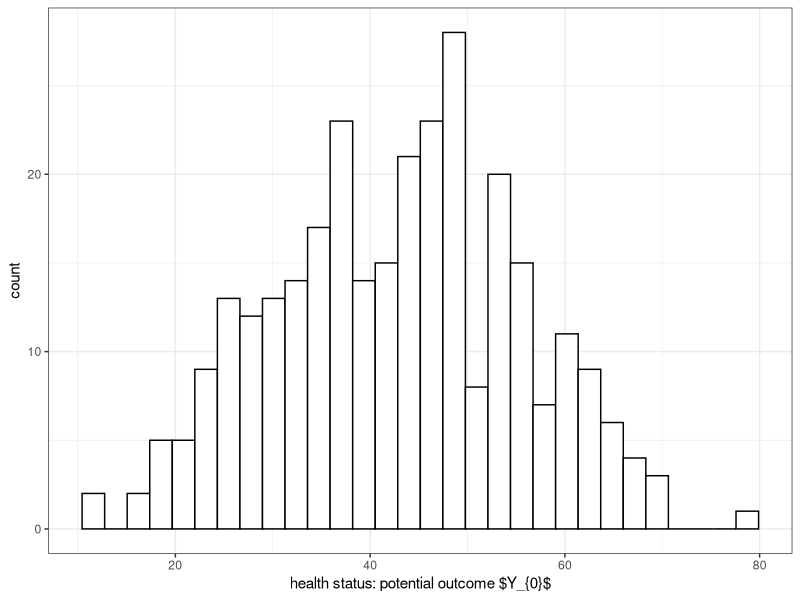
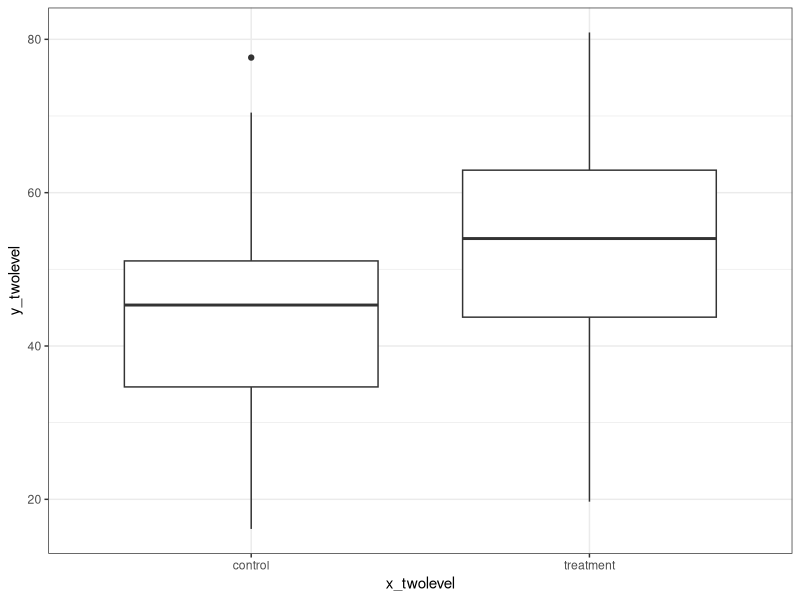
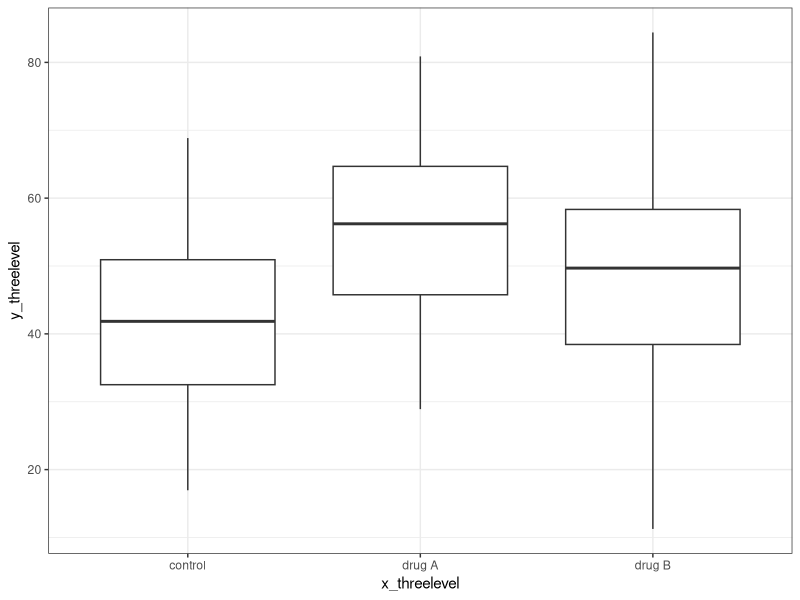

The R source for these figures, in order:
## ---- chunk 1

knitr::opts_chunk$set(echo = FALSE, warning = FALSE, message = FALSE)
options(digits = 2)

## ---- chunk 2

rm(list = ls())
set.seed(123)

## ---- chunk 3

# generate age, and age levels
age_c <- runif(n = 300, min = 30, max = 80)
age_f <- ifelse(age_c <= 45, "30 ~ 45", ifelse(age_c <= 65,
                "45 ~ 65", "65 ~ 80")) |>
  factor(levels = c("30 ~ 45", "45 ~ 65", "65 ~ 80"))
# generate gender levels
gender <- sample(x = c("male", "female"), size = 300,
                replace = TRUE, prob = c(0.5, 0.5)) |>
  factor(levels = c("male", "female"))
# generate health status
y <- 40 - 0.5 * (age_c - 55) + 5 * (gender == "female") +
    rnorm(n = 300, mean = 0, sd = 10)
# combine as a data frame
dat <- data.frame(y = y, age_c = age_c, age_f = age_f,
                  gender = gender)

## ---- chunk 4

# display the health status
suppressMessages(library(ggplot2))
ggplot(dat, aes(x = y)) + geom_histogram(color = "black", fill = "white") +
  labs(x = "health status: potential outcome $Y_{0}$", y = "count") + theme_bw()

## ---- chunk 5

# treatment assignment
x_twolevel <- sample(x = c("treatment", "control"),
                     size = nrow(dat), replace = TRUE,
                     prob = c(0.5, 0.5)) |>
  factor(levels = c("control", "treatment"))
# generate health status after experiment
dat <- cbind(dat, x_twolevel)
dat$y_twolevel <- dat$y + rnorm(300, 12, 4) *
    (dat$x_twolevel == "treatment")

## ---- chunk 6

# boxplot
ggplot(dat, aes(y = y_twolevel, x = x_twolevel)) + geom_boxplot() + theme_bw()

## ---- chunk 7

# sample size
nt <- which(dat$x_twolevel == "treatment")
nc <- which(dat$x_twolevel == "control")
# sample mean
ytmean <- dat$y_twolevel[nt] |> mean()
ycmean <- dat$y_twolevel[nc] |> mean()
# sample variance
ytvar <- dat$y_twolevel[nt] |> var()
ycvar <- dat$y_twolevel[nc] |> var()
# estimated variance
sp2 <- ((length(nt) - 1)*ytvar + (length(nc) - 1)*ycvar)/(length(nt) + length(nc) - 2)
sp <- sqrt(sp2)
# t statistic
t.stat <- (ytmean - ycmean)/(sp * sqrt(1 / length(nt) + 1 / length(nc)))

## ---- chunk 8

# t test
yt <- dat$y_twolevel[nt]
yc <- dat$y_twolevel[nc]
t.test(yt, yc, var.equal = TRUE)

## ---- chunk 9

# treatment assignment
x_threelevel <- sample(x = c("drug A", "drug B", "control"),
                     size = nrow(dat), replace = TRUE,
                     prob = c(1/3, 1/3, 1/3)) |>
  factor(levels = c("control", "drug A", "drug B"))
# generate health status after experiment
dat <- cbind(dat, x_threelevel)
dat$y_threelevel <- dat$y + rnorm(300, 12, 4) *
    (dat$x_threelevel == "drug A") + 
    rnorm(300, 5, 4) * (dat$x_threelevel == "drug B")

## ---- chunk 10

ggplot(dat, aes(y = y_threelevel, x = x_threelevel)) + geom_boxplot() + theme_bw()

## ---- chunk 11

# analysis of variance
fit <- aov(y_threelevel ~ x_threelevel, data = dat)
fit |> summary()

## ---- chunk 12

# multiple comparisons of means
TukeyHSD(fit)$x_threelevel

## ---- chunk 13

# estimate effects model
fit <- lm(y_threelevel ~ x_threelevel, data = dat)
summary(fit)$coefficients

## ---- chunk 14

# contingency table
xtabs(~ gender + age_f, dat) |>
  addmargins()

## ---- chunk 15

# blocking by gender
block.male <- which(dat$gender == "male")
block.female <- which(dat$gender == "female")
# random assignment in each block
male.t <- sample(x = c("drug A", "drug B", "control"),
                 size = length(block.male),
                 replace = TRUE,
                 prob = c(1/3, 1/3, 1/3))
female.t <- sample(x = c("drug A", "drug B", "control"),
                   size = length(block.female),
                   replace = TRUE,
                   prob = c(1/3, 1/3, 1/3))

## ---- chunk 16

# treatment assignment
x_tlgb <- rep(NA, times = nrow(dat))
x_tlgb[block.male] <- male.t
x_tlgb[block.female] <- female.t
dat$x_tlgb <- factor(x = x_tlgb,
                     levels = c("control", "drug A", "drug B"))
dat$y_tlgb <- dat$y + rnorm(300, 12, 4) * 
    (dat$x_tlgb == "drug A") + rnorm(300, 5, 4) *
    (dat$x_tlgb == "drug B")

## ---- chunk 17

# analysis of variance
fit.tlgb <- aov(y_tlgb ~ gender + x_tlgb, data = dat)
fit.tlgb |> summary()
# multiple comparisons of means
TukeyHSD(fit.tlgb)$x_tlgb

## ---- chunk 18

# treatment assignment
x_tlb <- rep(NA, times = nrow(dat))
# blocking by gender and age levels
for (i in levels(dat$gender)) {
  for (j in levels(dat$age_f)) {
    # sample id of each block
    block.index <- which(dat$gender == i) |>
      intersect(which(dat$age_f == j))
    # random assignment in each block
    block.t <- sample(x = c("drug A", "drug B", "control"),
                 size = length(block.index),
                 replace = TRUE,
                 prob = c(1/3, 1/3, 1/3))
    # record these assignment
    x_tlb[block.index] <- block.t
  }
}

## ---- chunk 19

# treatment assignment and response
dat$x_tlb <- factor(x = x_tlb,
                     levels = c("control", "drug A", "drug B"))
dat$y_tlb <- dat$y + 
    rnorm(300, 12, 4) * (dat$x_tlb == "drug A") + 
    rnorm(300, 5, 4) * (dat$x_tlb == "drug B")

## ---- chunk 20

# regression model
fit.tlb.lm <- lm(y_tlb ~ gender + age_f + x_tlb, data = dat) 
summary(fit.tlb.lm)$coefficients

## ---- chunk 21

# analysis of variance
fit.tlb <- aov(y_tlb ~ gender + age_f + x_tlb, data = dat)
# multiple comparisons of means
TukeyHSD(fit.tlb)$x_tlb

## ---- chunk 22

# regression model
fit.tlb.bias <- lm(y_tlb ~ gender + x_tlb, data = dat)
summary(fit.tlb.bias)$coefficients

## ---- chunk 23

fit.tlb.lm <- lm(y_tlb ~ gender + age_f + x_tlb, data = dat)
summary(fit.tlb.lm)$coefficients

## ---- chunk 24

# analysis of variance
fit <- aov(y_threelevel ~ gender + age_f + x_threelevel, data = dat)
fit |> summary()
# multiple comparisons of means
TukeyHSD(fit)$x_threelevel

## ---- chunk 25

# calculate sample size
suppressMessages(library(pwr))
pwr.anova.test(k = 3, f = .25,
               sig.level = .05, power = .8)
